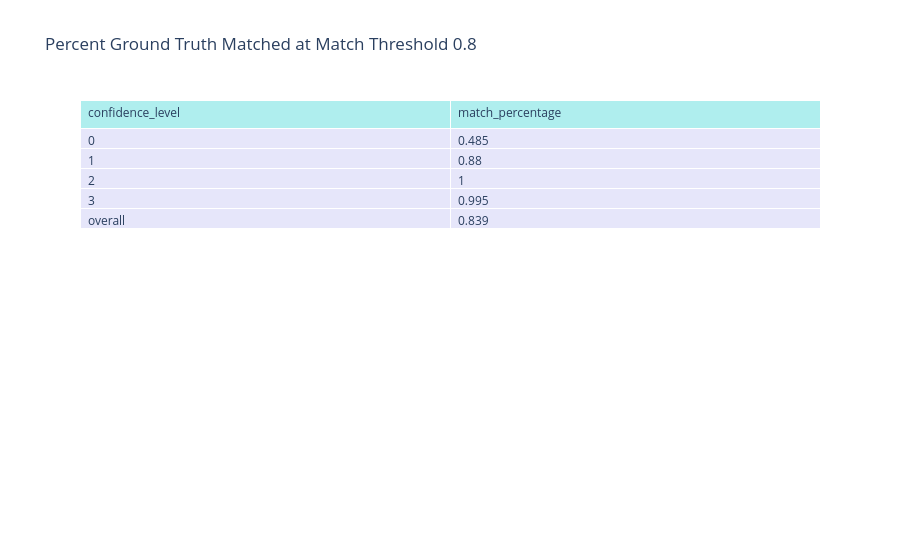

The notebook cell saved with this chart:
### Code cell
fig = go.Figure(data=[go.Table(
    header=dict(values=list(threshold_8_df.columns),
                fill_color='paleturquoise',
                align='left'),
    cells=dict(values=[threshold_8_df.confidence_level, round(threshold_8_df.match_percentage, 3)],
               fill_color='lavender',
               align='left'))
])
fig.update_layout(title= "Percent Ground Truth Matched at Match Threshold 0.8")
fig.show()

### Figure 1 — Plotly figure (JSON) as saved in the notebook; plotly's stock layout.template omitted (floating-point values rounded to 4 significant figures)
{"data": [{"cells": {"align": "left", "fill": {"color": "lavender"}, "values": [[0, 1, 2, 3, "overall"], [0.485, 0.88, 1, 0.995, 0.839]]}, "header": {"align": "left", "fill": {"color": "paleturquoise"}, "values": ["confidence_level", "match_percentage"]}, "type": "table"}], "layout": {"title": {"text": "Percent Ground Truth Matched at Match Threshold 0.8"}}}
